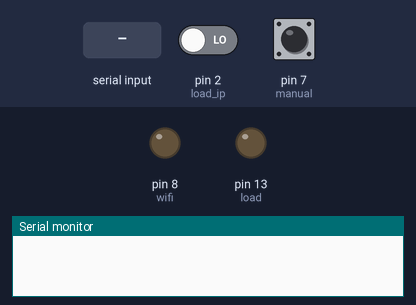
Bench run of a sketch on a simulated Arduino Uno, built with avr-gcc and run on an emulated ATmega328P. On the bench: output pins drawn as LEDs (lit = HIGH), the last lines printed to the serial monitor. The test bench sets the inputs (shaded band); at power-on: pin 2 (load_ip) LOW, pin 7 (manual) HIGH.

Above: at 1.2 s.
1.3 s: "30,150\n" received over Serial
At 2.3 s:
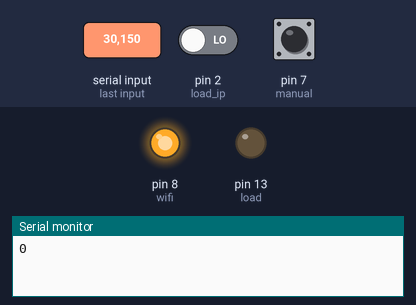
3.2 s: pin 2 (load_ip) driven HIGH
At 4.4 s:
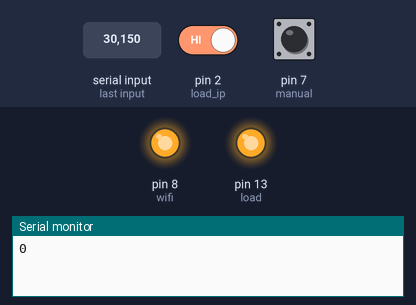
4.7 s: "1\n" received over Serial
At 5.8 s:
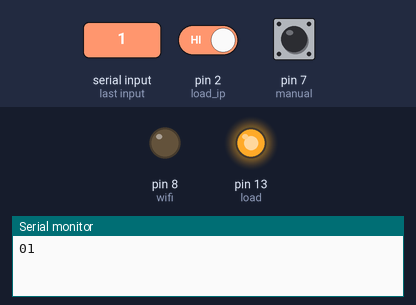
6.2 s: pin 2 (load_ip) driven LOW
At 7.0 s:
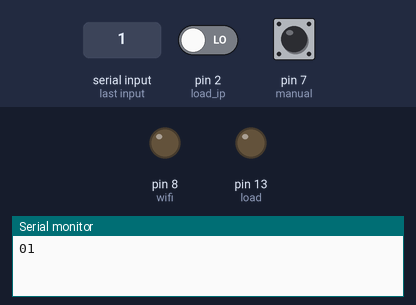
Timing chart, 0 to 8.7 s (numbered marks = the images above; inputs shaded):
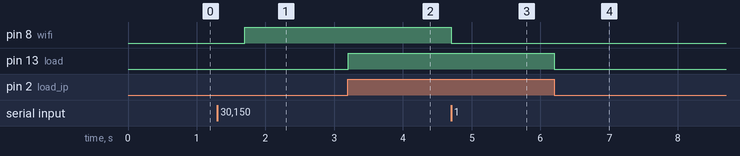

The sketch:

arduino.ino
```cpp
int wifi=8;
int manual=7;
int load=13;
int load_ip=2;
boolean currentValue,previousValue,wifi_bool;

void setup() {
  pinMode(wifi,OUTPUT);
  pinMode(manual,INPUT_PULLUP);
  pinMode(load,OUTPUT);
  pinMode(load_ip,INPUT);
  Serial.begin(9600);
}

void loop() {
  currentValue=getValue(manual);
  //Serial.print(currentValue);
  delay(100);
  if(Serial.available())
  {
    int val=Serial.read()-'0';
    if(val==1)
    {
      if(wifi_bool==false)
      {
        digitalWrite(wifi,HIGH);
        wifi_bool=true;
      }
      else
      {
        digitalWrite(wifi,LOW);
        wifi_bool=false;
      }
      if(load_fun())
      Serial.print("1");
      else
      Serial.print("0");
    }
  }
  else if(currentValue != previousValue)
  {
    previousValue=currentValue;
    if(load_fun())
    Serial.print("1");
    else
    Serial.print("0");
  }
  if(digitalRead(load_ip)==HIGH)
  digitalWrite(load,HIGH);
  else
  digitalWrite(load,LOW);
}
boolean getValue(int pin)
{
  if(digitalRead(pin)==LOW)
  return true;
  else
  return false;
}
boolean load_fun()
{
  if(currentValue && wifi_bool)
  {
      //Serial.println();
      //Serial.print(currentValue);
      //Serial.println(wifi_bool);
      return true;
  }
  else if(!currentValue && wifi_bool)
  {
    //Serial.println();
    //Serial.print(currentValue);
    //Serial.println(wifi_bool);
    return false;
  }
  else if(currentValue && !wifi_bool)
  {
    //Serial.println();
    //Serial.print(currentValue);
    //Serial.println(wifi_bool);
    return false;
  }
  else if(!currentValue && !wifi_bool)
  {
    //Serial.println();
    //Serial.print(currentValue);
    //Serial.println(wifi_bool);
    return true;
  }

}
```

Measured:
- after the input at 1.3 s, pin 8 (wifi): LOW → HIGH after 0.40 s
- after the input at 3.2 s, pin 13 (load): LOW → HIGH at once
- after the input at 4.7 s, pin 8 (wifi): HIGH → LOW at once
- after the input at 6.2 s, pin 13 (load): HIGH → LOW at once
